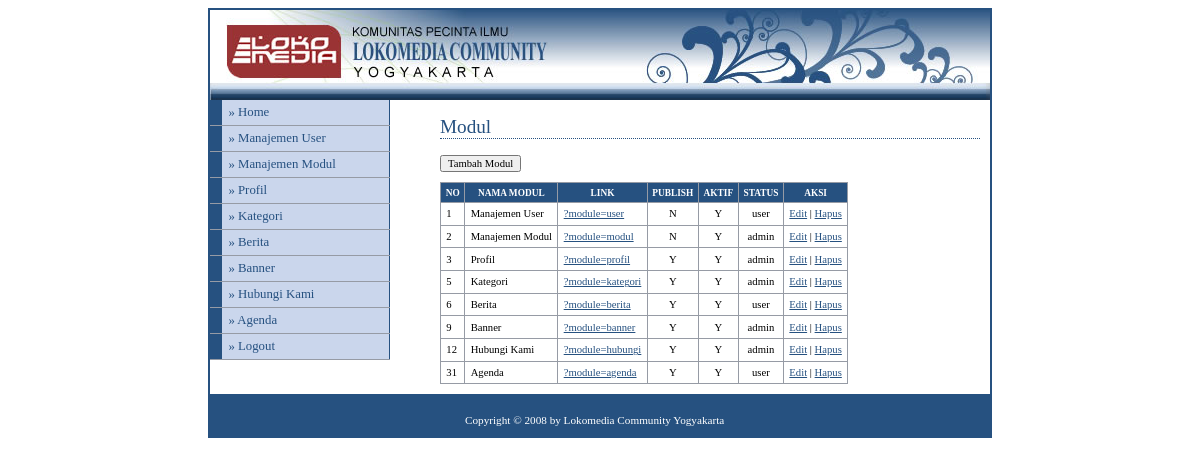
The page /admin/media.php?module=modul (signed in) on the database its author committed.
### tables this page shows
CREATE TABLE `modul` (
  `id_modul` int(5) NOT NULL,
  `nama_modul` varchar(50) NOT NULL,
  `link` varchar(100) NOT NULL,
  `static_content` text NOT NULL,
  `gambar` varchar(100) NOT NULL,
  `publish` enum('Y','N') NOT NULL DEFAULT 'Y',
  `status` enum('user','admin') NOT NULL,
  `aktif` enum('Y','N') NOT NULL DEFAULT 'Y',
  `urutan` int(5) NOT NULL
);

### admin/modul/mod_modul.php (the view, shortened to what this page needs)
<?php
switch($_GET[act]){
  default:
    echo "<h2>Modul</h2>
          <input type=button value='Tambah Modul' onclick=location.href='?module=modul&act=tambahmodul'>
          <table>
          <tr><th>no</th><th>nama modul</th><th>link</th><th>publish</th><th>aktif</th><th>status</th><th>aksi</th></tr>";
    $tampil=mysql_query("SELECT * FROM modul ORDER BY urutan");
    while ($r=mysql_fetch_array($tampil)){
      echo "<tr><td>$r[urutan]</td>
            <td>$r[nama_modul]</td>
            <td><a href=$r[link]>$r[link]</a></td>
            <td align=center>$r[publish]</td>
            <td align=center>$r[aktif]</td>
            <td align=center>$r[status]</td>
            <td><a href=?module=modul&act=editmodul&id=$r[id_modul]>Edit</a> |
	              <a href=./aksi.php?module=modul&act=hapus&id=$r[id_modul]>Hapus</a>
            </td></tr>";
    }
    echo "</table>";
    break;
}
?>

### admin/menu.php (shortened to what this page needs)
<?php
if ($_SESSION[leveluser]=='admin'){
  $sql=mysql_query("select * from modul where aktif='Y' order by urutan");
}
else{
  $sql=mysql_query("select * from modul where status='user' and aktif='Y' order by urutan");
}
while ($data=mysql_fetch_array($sql)){
  echo "<li><a href='$data[link]'>&#187; $data[nama_modul]</a></li>";
}
?>

### config/adminstyle.css (style rules this page uses)
body { font-family: Tahoma; text-align: center; }
#menu li { width: 180px; border-bottom: 1px solid #969BA5; margin: 0; padding: 0; font-size: 80%; vertical-align: bottom; }
#menu a:link, #menu a:visited { display: block; padding: 5px 5px 5px 0.5em; border-left: 12px solid #265180; border-right: 1px solid #265180; background-color: #CAD6EC; color: #265180; text-decoration: none; }
a:link,a:visited { color:#265180; }
h2 { font: normal 120% Georgia; color: #265180; background-color: transparent; border-bottom: 1px dotted #265180; }
table { font-family: Tahoma; font-size: 8pt; border-width: 1px; border-style: solid; border-color: #999999; border-collapse: collapse; margin: 10px 0px; }
th { color: #FFFFFF; font-size: 7pt; text-transform: uppercase; text-align: center; padding: 0.5em; border-width: 1px; border-style: solid; border-color: #969BA5; border-collapse: collapse; background-color: #265180; }
td { padding: 0.5em; vertical-align: top; border-width: 1px; border-style: solid; border-color: #969BA5; border-collapse: collapse; }
input,textarea,select { font-family: Tahoma; font-size: 8pt; }

### rows shown on the page
modul: urutan "1", nama_modul "Manajemen User", link "?module=user", publish "N", aktif "Y", status "user"
modul: urutan "2", nama_modul "Manajemen Modul", link "?module=modul", publish "N", aktif "Y", status "admin"
modul: urutan "3", nama_modul "Profil", link "?module=profil", publish "Y", aktif "Y", status "admin"
modul: urutan "5", nama_modul "Kategori", link "?module=kategori", publish "Y", aktif "Y", status "admin"
modul: urutan "6", nama_modul "Berita", link "?module=berita", publish "Y", aktif "Y", status "user"
modul: urutan "9", nama_modul "Banner", link "?module=banner", publish "Y", aktif "Y", status "admin"
modul: urutan "12", nama_modul "Hubungi Kami", link "?module=hubungi", publish "Y", aktif "Y", status "admin"
modul: urutan "31", nama_modul "Agenda", link "?module=agenda", publish "Y", aktif "Y", status "user"
